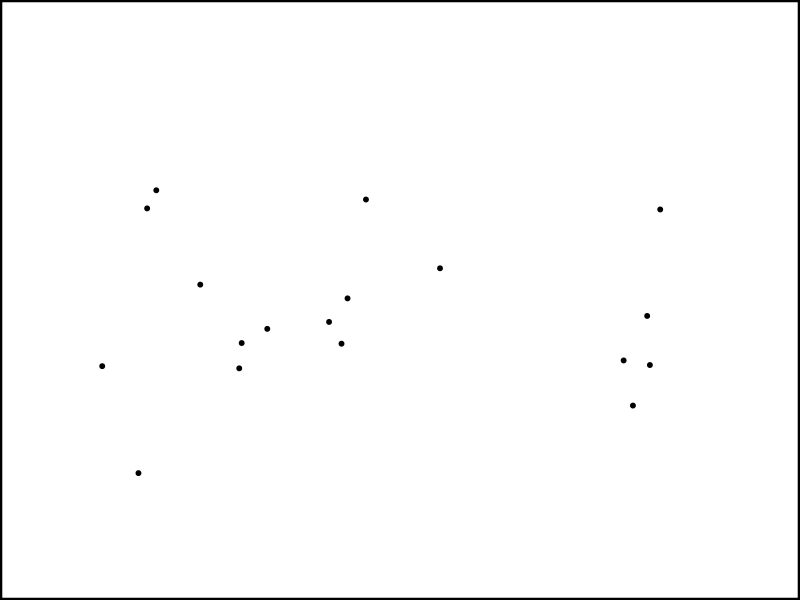
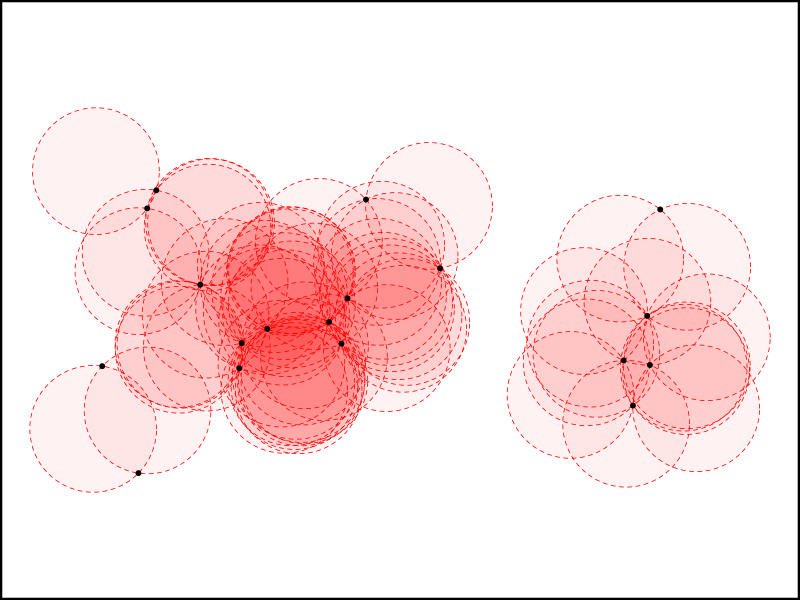
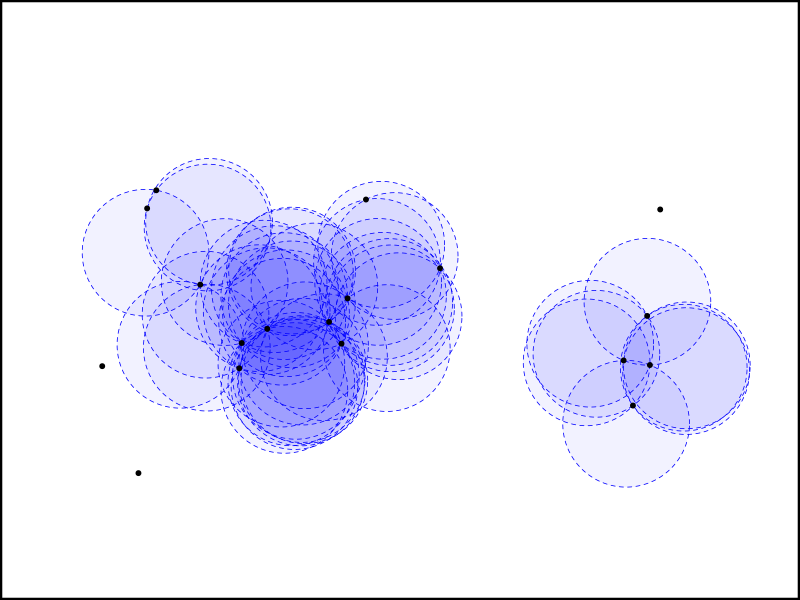
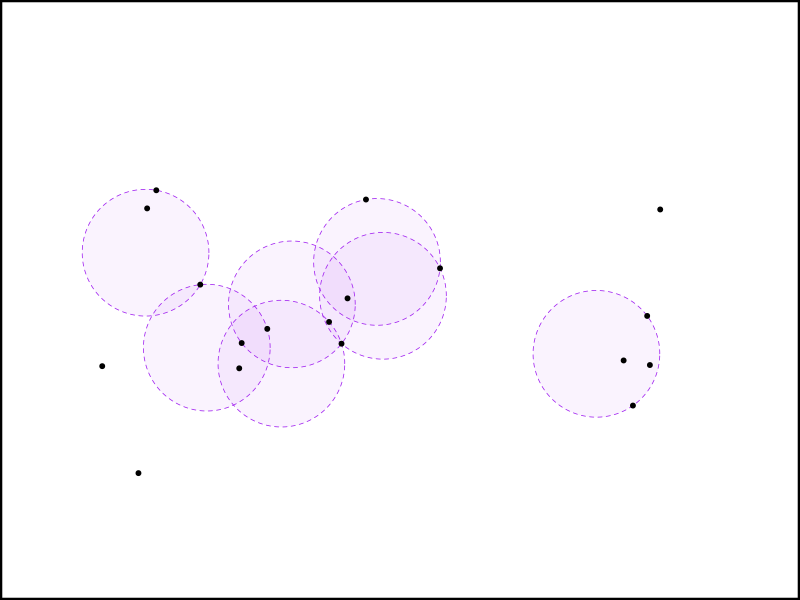

The R source for these figures, in order:
library(plotrix)

circle <- function(point, color){
  draw.circle(point['lng'], point['lat'], 
              epsilon/2, nv = 1000, border = color, 
              col = adjustcolor(color, alpha=0.05), lty = 2, lwd = 0.75)
}

openPlot <- function(filename){
  pdf(filename,width=4,height=3)
  par(mar=c(0.01,0.01,0.01,0.01))
  plot(1, asp=1, axes = F, , xlab = "", ylab = "", type='n',
       xlim = c(min(f0$lng) - epsilon/2,  max(f0$lng) + epsilon/2), 
       ylim = c(min(f0$lat) - epsilon/2,  max(f0$lat) + epsilon/2))
}

closePlot <- function(){
  points(points$lng, points$lat, pch = 21, cex = 0.65, col = 1, bg = 1 )
  box(lwd=4)
  dev.off()
}

epsilon = 100

points = read.csv('p_4799.csv', header = F)
names(points) = c("ID","lng","lat")
f0 = read.csv('f0_4799.csv', header = F)
names(f0) = c("ID","lng","lat")
f1 = read.csv('f1_4799.csv', header = F)
names(f1) = c("ID","lng","lat")
f2 = read.csv('f2_4799.csv', header = F)
names(f2) = c("ID","lng","lat")
f2 = f2[,c('lng', 'lat')]

openPlot("plot0.pdf")
closePlot()
openPlot("plot1.pdf")
apply(f0, 1, circle, 'red')
closePlot()
openPlot("plot2.pdf")
apply(f1, 1, circle, 'blue')
closePlot()
openPlot("plot3.pdf")
apply(f2, 1, circle, 'purple')
closePlot()
